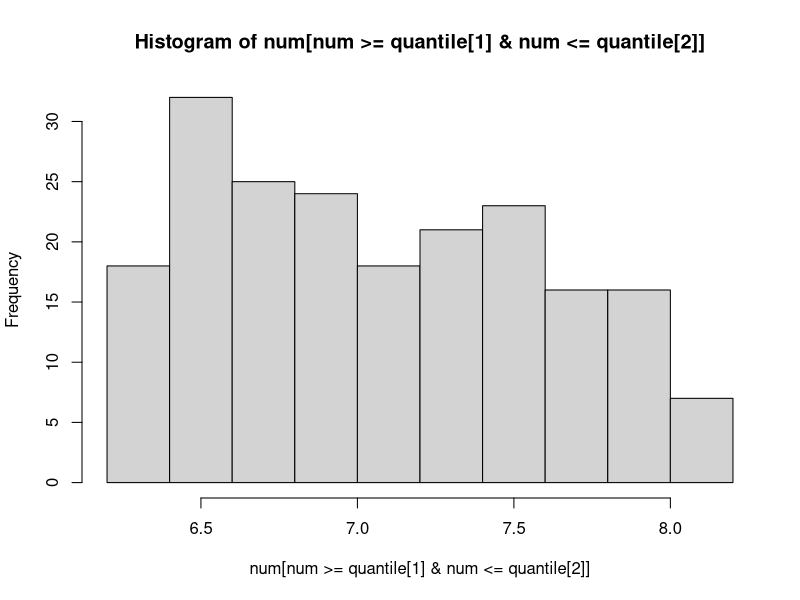

Reproduce this figure in R.
set.seed(pi)
nor <- rnorm(200, 6, 9)
nor_mid <- nor[nor>=4 & nor<=7]
which(nor %in% nor_mid)
nor_end <- nor[nor>=9 | nor<=3]
nor_end
rm(nor, nor_mid, nor_end)


set.seed(1)
num <- rchisq(1000, 8)
quantile <- quantile(num, c(.4,  .6))
quantile
hist(num[num >= quantile[1] & num <= quantile[2]])
rm(num, quantile)


linkedin <- c(16, 9, 13, 5, 2, 17, 14)
facebook <- c(17, 7, 5, 16, 8, 13, 14)
week <- c("Mon", "Tue", "Wed", "Thu", "Fri", "Sat", "Sun")
names(linkedin) <- week
names(facebook) <- week
pop_linkedin <- linkedin > 15
pop_linkedin
quiet_linkedin <- linkedin <= 5
quiet_linkedin
compare <- linkedin > facebook
compare
rm(compare, facebook, linkedin, pop_linkedin, quiet_linkedin, week)

vec <- rnorm(1000, 0, 1)
extreme <- as.character(vec < -1.96 | vec > 1.96)
extreme <- replace(extreme, extreme == "FALSE", "0")
trues <- length(extreme[extreme == "TRUE"])
proportion <- (trues/1000)
proportion
rm(extreme, proportion, trues, vec)


set.seed(pi)
numbers <- sample(1:1000, 1000, replace=TRUE)
numbers1 <- numbers %% 2 == 0
length(numbers1[numbers1 == "TRUE"])
rm(numbers, numbers1)


salary <- c(54, 35, 65, 34, 67, 76, 100, 3, 154, 44, 37, 98, 254)
name <- c("Tom", "Annie", "John", "Park", "Kim", "Bob", "Julia", "Ben", "Steven", "Nick", "Lee", "Rick", "Don")
names(salary) <- name
salary1 <- salary[name > "A" & name < "K"]
salary1
rm(name, salary, salary1)